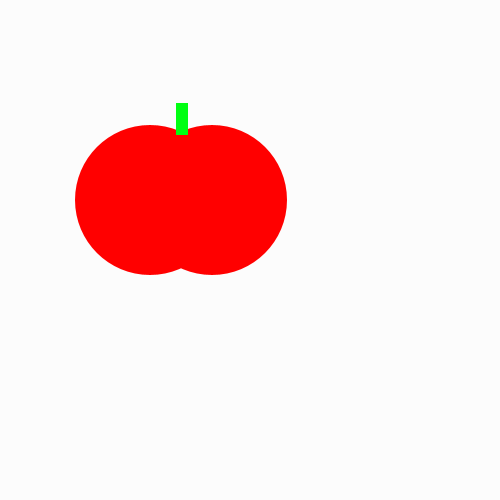
Frame 1 (no input)
Frame 60 (the mouse pressed at the canvas centre just before this capture): identical to frame 1, image omitted
Frame 120 (the mouse held since frame 60 and released just before this capture): blank canvas, image omitted

The Processing sketch that drew this single still picture (run headless with seeded random() and noise(); from frame 60 on, the mouse is pressed at the canvas centre):

// Processing sketch: tasty_tomato
// ── tasty_tomato.pde
void setup() {
    size(500, 500);
}
void draw() {
    
  
  background(#FCFCFC);
    noStroke();
    fill(#FF0000);
    ellipse(150, 200, 150, 150);
    ellipse(212, 200, 150, 150);
    fill(#00FF12);
    rect(176, 103, 12, 32);


if(mousePressed){
fill(#FCFCFC);
  ellipse(150, 200, 1500, 1500);
}





}
